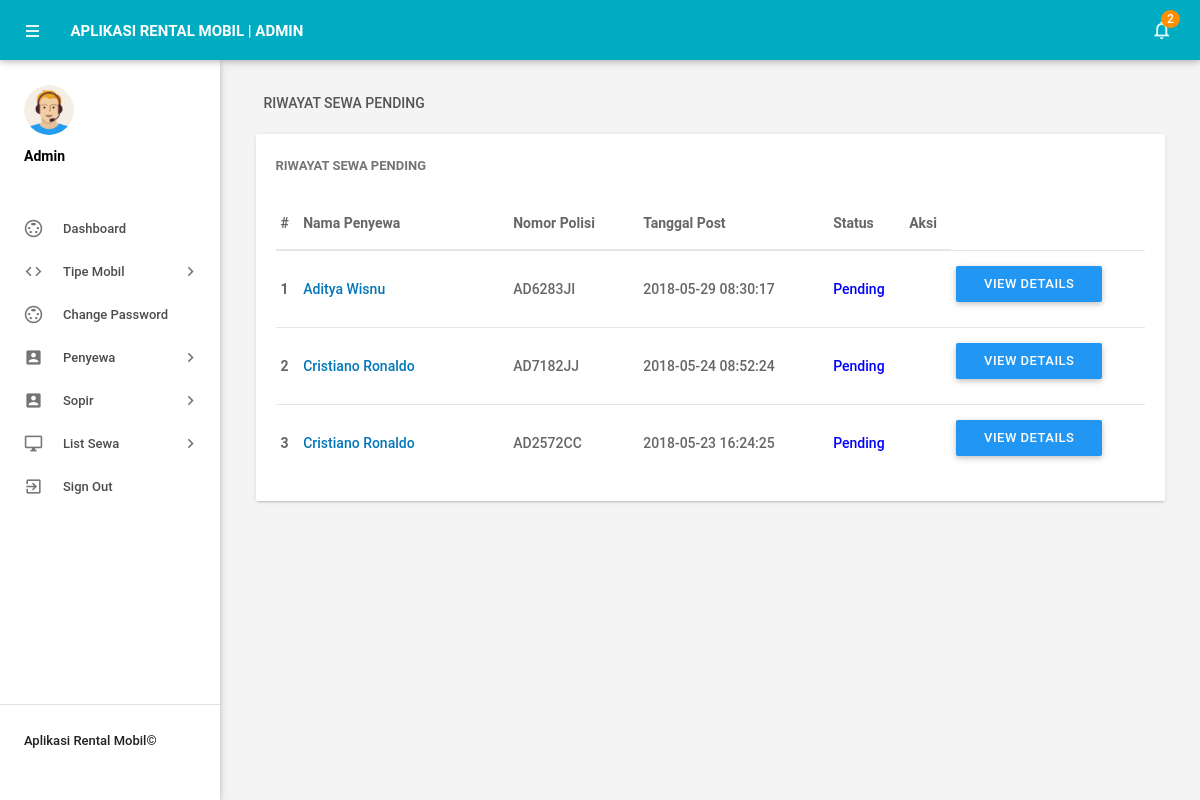
/admin/pending-riwayatsewa.php (signed in), run on the app's committed database.
### tables this page shows
CREATE TABLE `tbltransaksi` (
  `id` int(11) NOT NULL,
  `NoPol` varchar(110) NOT NULL,
  `ToDate` varchar(120) NOT NULL,
  `FromDate` varchar(120) NOT NULL,
  `Description` mediumtext NOT NULL,
  `PostingDate` timestamp NOT NULL DEFAULT current_timestamp(),
  `AdminRemark` mediumtext DEFAULT NULL,
  `AdminRemarkDate` varchar(120) DEFAULT NULL,
  `Status` int(1) NOT NULL,
  `IsRead` int(1) NOT NULL,
  `idpenyewa` int(11) DEFAULT NULL
);

CREATE TABLE `tblpenyewa` (
  `id` int(11) NOT NULL,
  `UniqueId` varchar(100) NOT NULL,
  `FirstName` varchar(150) NOT NULL,
  `LastName` varchar(150) NOT NULL,
  `EmailId` varchar(200) NOT NULL,
  `Password` varchar(180) NOT NULL,
  `Gender` varchar(100) NOT NULL,
  `Dob` varchar(100) NOT NULL,
  `Address` varchar(255) NOT NULL,
  `City` varchar(200) NOT NULL,
  `Country` varchar(150) NOT NULL,
  `Phonenumber` char(11) NOT NULL,
  `Status` int(1) NOT NULL,
  `RegDate` timestamp NOT NULL DEFAULT current_timestamp()
);

### admin/pending-riwayatsewa.php (the view, shortened to what this page needs)
<?php
include('includes/config.php');
if(strlen($_SESSION['alogin'])==0)
    {
header('location:index.php');
}
else{
 ?>
<!DOCTYPE html>
<html lang="en">
    <head>
        <link type="text/css" rel="stylesheet" href="../assets/plugins/materialize/css/materialize.min.css"/>
        <link href="../assets/plugins/material-preloader/css/materialPreloader.min.css" rel="stylesheet">
        <link href="../assets/plugins/datatables/css/jquery.dataTables.min.css" rel="stylesheet">
                <link href="../assets/plugins/google-code-prettify/prettify.css" rel="stylesheet" type="text/css"/>
        <link href="../assets/css/alpha.min.css" rel="stylesheet" type="text/css"/>
        <link href="../assets/css/custom.css" rel="stylesheet" type="text/css"/>
    </head>
    <body>
       <?php include('includes/header.php');?>
       <?php include('includes/sidebar.php');?>
            <main class="mn-inner">
                <div class="row">
                    <div class="col s12">
                        <div class="page-title">Riwayat Sewa Pending</div>
                    </div>
                    <div class="col s12 m12 l12">
                        <div class="card">
                            <div class="card-content">
                                <span class="card-title">Riwayat Sewa Pending</span>
                                <table id="example" class="display responsive-table ">
                                    <thead>
                                        <tr>
                                            <th>#</th>
                                            <th width="200">Nama Penyewa</th>
                                            <th width="120">Nomor Polisi</th>
                                             <th width="180">Tanggal Post</th>
                                            <th>Status</th>
                                            <th align="center">Aksi</th>
                                        </tr>
                                    </thead>
                                    <tbody>
<?php
$status=0;
$sql = "SELECT tbltransaksi.id as lid,tblpenyewa.FirstName,tblpenyewa.LastName,tblpenyewa.UniqueId,tblpenyewa.id,tbltransaksi.NoPol,tbltransaksi.PostingDate,tbltransaksi.Status from tbltransaksi join tblpenyewa on tbltransaksi.idpenyewa=tblpenyewa.id where tbltransaksi.Status=:status order by lid desc";
$query = $dbh -> prepare($sql);
$query->bindParam(':status',$status,PDO::PARAM_STR);
$query->execute();
$results=$query->fetchAll(PDO::FETCH_OBJ);
$cnt=1;
if($query->rowCount() > 0)
{
foreach($results as $result)
{
      ?>
                                        <tr>
                                            <td> <b><?php echo htmlentities($cnt);?></b></td>
                                              <td><a href="editpenyewa.php?empid=<?php echo htmlentities($result->id);?>" target="_blank"><?php echo htmlentities($result->FirstName." ".$result->LastName);?></a></td>
                                            <td><?php echo htmlentities($result->NoPol);?></td>
                                            <td><?php echo htmlentities($result->PostingDate);?></td>
                                            <td><?php $stats=$result->Status;
if($stats==1){
                                             ?>
                                                 <span style="color: green">Disewakan</span>
                                                 <?php } if($stats==2)  { ?>
                                                <span style="color: red">Penuh</span>
                                                 <?php } if($stats==0)  { ?>
 <span style="color: blue">Pending</span>
 <?php } ?>
                                             </td>
          <td>
           <td><a href="detail-sewa.php?idsewa=<?php echo htmlentities($result->lid);?>" class="waves-effect waves-light btn blue m-b-xs"  > View Details</a></td>
                                    </tr>
                                         <?php $cnt++;} }?>
                                    </tbody>
                                </table>
                            </div>
                        </div>
                    </div>
                </div>
            </main>
        </div>
        <div class="left-sidebar-hover"></div>
    </body>
</html>
<?php } ?>

### data on the page
tbltransaksi: idpenyewa.LastName "Aditya Wisnu", NoPol "AD6283JI", PostingDate "2018-05-29 08:30:17", Status "Pending"
tbltransaksi: idpenyewa.LastName "Cristiano Ronaldo", NoPol "AD7182JJ", PostingDate "2018-05-24 08:52:24", Status "Pending"
tbltransaksi: idpenyewa.LastName "Cristiano Ronaldo", NoPol "AD2572CC", PostingDate "2018-05-23 16:24:25", Status "Pending"

### other printed values
$unreadcount "2"
